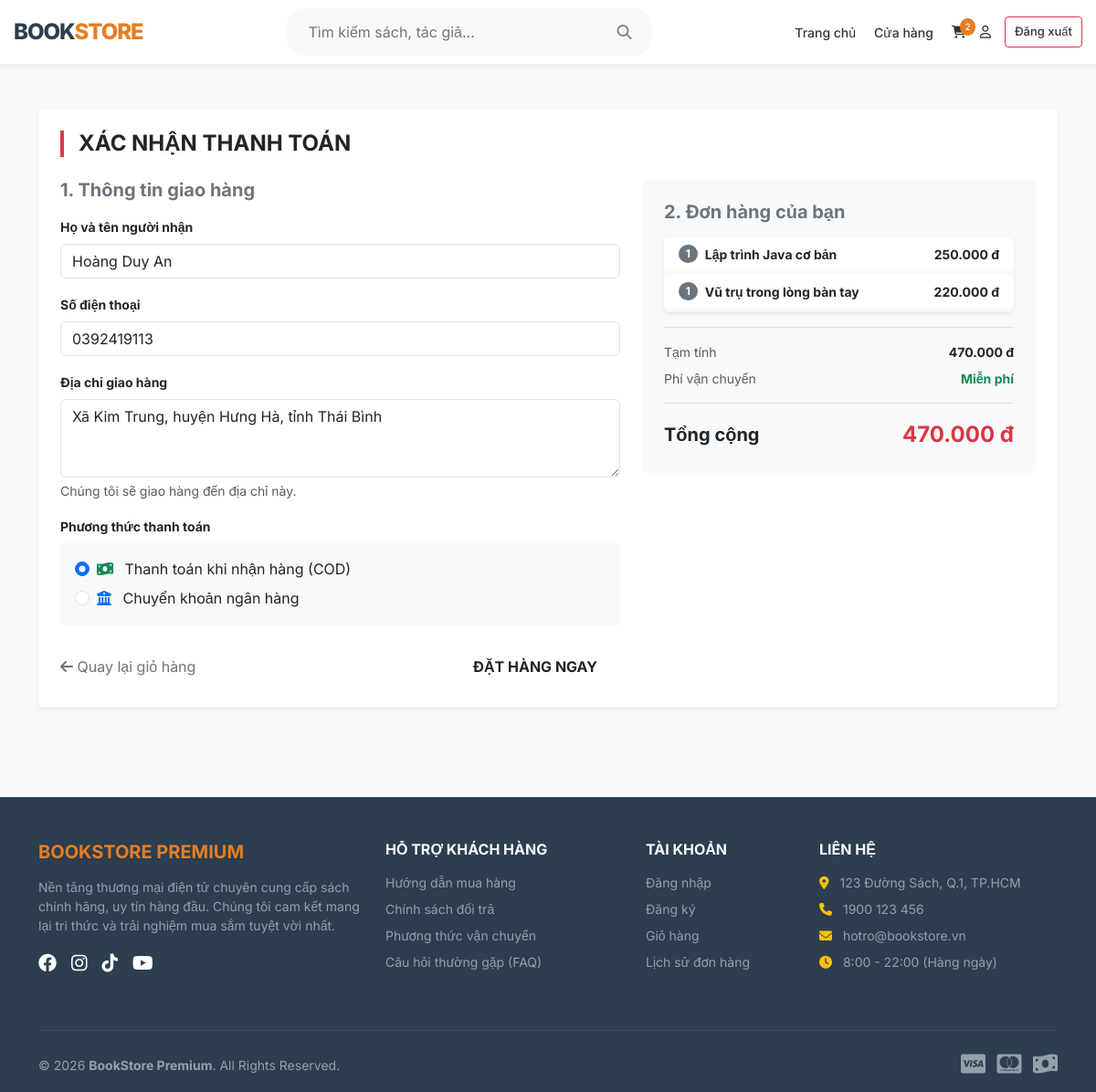
The app's page /index.php?controller=cart&action=checkoutPage (signed in) with its own data.
### tables this page shows
CREATE TABLE `khachhang` (
  `MaKH` int(11) NOT NULL,
  `HoTen` varchar(100) NOT NULL,
  `Email` varchar(100) DEFAULT NULL,
  `SDT` varchar(15) DEFAULT NULL,
  `DiaChi` varchar(255) DEFAULT NULL,
  `NgayDangKy` datetime DEFAULT current_timestamp(),
  `MaTK` int(11) DEFAULT NULL
);

CREATE TABLE `chitietgiohang` (
  `MaGH` int(11) NOT NULL,
  `MaSP` int(11) NOT NULL,
  `SoLuong` int(11) DEFAULT NULL,
  `DonGiaTamTinh` decimal(10,2) DEFAULT NULL
);

CREATE TABLE `sanpham` (
  `MaSP` int(11) NOT NULL,
  `TenSP` varchar(200) NOT NULL,
  `DonGia` decimal(10,2) NOT NULL,
  `SoLuong` int(11) DEFAULT 0,
  `MoTa` text DEFAULT NULL,
  `HinhAnh` varchar(255) DEFAULT NULL,
  `MaDM` int(11) DEFAULT NULL,
  `MaNXB` int(11) DEFAULT NULL,
  `NgayCapNhat` datetime DEFAULT current_timestamp(),
  `SoLuongDaBan` int(11) DEFAULT 0
);

### app/controllers/CartController.php (called while the page is built, shortened)
<?php
require_once __DIR__ . '/../config/db.php';
class CartController {
    public function checkoutPage() {
        global $conn;
        $maKH = $_SESSION['user']['MaKH'];
        $stmtUser = $conn->prepare("SELECT HoTen, SDT, DiaChi, Email FROM KhachHang WHERE MaKH = ?");
        $stmtUser->bind_param("i", $maKH);
        $stmtUser->execute();
        $userResult = $stmtUser->get_result();
        $userInfo = $userResult->fetch_assoc();
        $cart = [];
        $totalPrice = 0;
        $stmtGH = $conn->prepare("SELECT MaGH FROM GioHang WHERE MaKH = ?");
        $stmtGH->bind_param("i", $maKH);
        $stmtGH->execute();
        $gh = $stmtGH->get_result()->fetch_assoc();
        if ($gh) {
            $maGH = $gh['MaGH'];
            $sql = "SELECT ct.SoLuong, ct.MaSP, sp.TenSP, sp.DonGia, sp.HinhAnh
                    FROM ChiTietGioHang ct
                    JOIN SanPham sp ON ct.MaSP = sp.MaSP
                    WHERE ct.MaGH = ?";
            $stmtList = $conn->prepare($sql);
            $stmtList->bind_param("i", $maGH);
            $stmtList->execute();
            $resultList = $stmtList->get_result();
            while ($row = $resultList->fetch_assoc()) {
                $cart[$row['MaSP']] = [
                    'id'    => $row['MaSP'],
                    'name'  => $row['TenSP'],
                    'price' => $row['DonGia'],
                    'qty'   => $row['SoLuong']
                ];
                $totalPrice += $row['DonGia'] * $row['SoLuong'];
            }
        }
        require_once __DIR__ . '/../views/cart/checkout.php';
    }
}
?>

### app/views/cart/checkout.php (the view)
<?php include __DIR__ . '/../layout/header.php'; ?>
<div class="container mt-5 mb-5">
    <div class="card shadow-sm border-0">
        <div class="card-body p-4">
            <h4 class="fw-bold mb-4 text-uppercase border-start border-4 border-danger ps-3">
                Xác nhận thanh toán
            </h4>
            <div class="row">
                <div class="col-md-7">
                    <h5 class="mb-3 fw-bold text-secondary">1. Thông tin giao hàng</h5>
                    <form method="post" action="index.php?controller=cart&action=checkout">
                        <div class="mb-3">
                            <label class="form-label fw-bold small">Họ và tên người nhận</label>
                            <input type="text" name="fullname" class="form-control"
                                   value="<?= htmlspecialchars($userInfo['HoTen'] ?? '') ?>" required>
                        </div>
                        <div class="mb-3">
                            <label class="form-label fw-bold small">Số điện thoại</label>
                            <input type="text" name="phone" class="form-control"
                                   value="<?= htmlspecialchars($userInfo['SDT'] ?? '') ?>" required>
                        </div>
                        <div class="mb-3">
                            <label class="form-label fw-bold small">Địa chỉ giao hàng</label>
                            <textarea name="address" class="form-control" rows="3" required placeholder="Số nhà, tên đường, phường/xã, quận/huyện..."><?= htmlspecialchars($userInfo['DiaChi'] ?? '') ?></textarea>
                            <div class="form-text text-muted">Chúng tôi sẽ giao hàng đến địa chỉ này.</div>
                        </div>
                        <div class="mb-4">
                            <label class="form-label fw-bold small">Phương thức thanh toán</label>
                            <div class="card p-3 bg-light border-0">
                                <div class="form-check mb-2">
                                    <input class="form-check-input" type="radio" name="payment_method" id="pay1" value="TienMat" checked>
                                    <label class="form-check-label" for="pay1">
                                        <i class="fa-solid fa-money-bill-wave text-success me-2"></i> Thanh toán khi nhận hàng (COD)
                                    </label>
                                </div>
                                <div class="form-check">
                                    <input class="form-check-input" type="radio" name="payment_method" id="pay2" value="ChuyenKhoan">
                                    <label class="form-check-label" for="pay2">
                                        <i class="fa-solid fa-building-columns text-primary me-2"></i> Chuyển khoản ngân hàng
                                    </label>
                                </div>
                            </div>
                        </div>
                        <div class="d-flex justify-content-between align-items-center">
                            <a href="index.php?controller=cart" class="text-decoration-none text-secondary">
                                <i class="fa-solid fa-arrow-left"></i> Quay lại giỏ hàng
                            </a>
                            <button type="submit" class="btn btn-alpha px-4 py-2 fw-bold text-uppercase">
                                Đặt hàng ngay
                            </button>
                        </div>
                    </form>
                </div>
                <div class="col-md-5 mt-4 mt-md-0">
                    <div class="bg-light p-4 rounded-3">
                        <h5 class="mb-3 fw-bold text-secondary">2. Đơn hàng của bạn</h5>
                        <div class="list-group mb-3 shadow-sm">
                            <?php foreach ($cart as $item): ?>
                                <div class="list-group-item d-flex justify-content-between align-items-center bg-white border-0 mb-1 rounded">
                                    <div class="d-flex align-items-center">
                                        <span class="badge bg-secondary rounded-pill me-2"><?= $item['qty'] ?></span>
                                        <div>
                                            <div class="fw-bold small text-truncate" style="max-width: 180px;">
                                                <?= htmlspecialchars($item['name']) ?>
                                            </div>
                                        </div>
                                    </div>
                                    <div class="fw-bold text-dark small">
                                        <?= number_format($item['price'] * $item['qty'], 0, ',', '.') ?> đ
                                    </div>
                                </div>
                            <?php endforeach; ?>
                        </div>
                        <div class="border-top pt-3">
                            <div class="d-flex justify-content-between mb-2 small">
                                <span class="text-muted">Tạm tính</span>
                                <strong><?= number_format($totalPrice, 0, ',', '.') ?> đ</strong>
                            </div>
                            <div class="d-flex justify-content-between mb-2 small">
                                <span class="text-muted">Phí vận chuyển</span>
                                <span class="text-success fw-bold">Miễn phí</span>
                            </div>
                            <div class="d-flex justify-content-between align-items-center mt-3 pt-3 border-top">
                                <span class="fw-bold fs-5">Tổng cộng</span>
                                <span class="fw-bold text-danger fs-4"><?= number_format($totalPrice, 0, ',', '.') ?> đ</span>
                            </div>
                        </div>
                    </div>
                </div>
            </div>
        </div>
    </div>
</div>
<?php include __DIR__ . '/../layout/footer.php'; ?>

### records on screen
khachhang: fullname "Hoàng Duy An", phone "0392419113", address "Xã Kim Trung, huyện Hưng Hà, tỉnh Thái Bình"
chitietgiohang: qty "1", MaSP.TenSP "Lập trình Java cơ bản", $item['price']*$item['qty'] "250.000"
chitietgiohang: SoLuong "1", MaSP.TenSP "Vũ trụ trong lòng bàn tay", $item['price'] * $item['qty'] "220.000"

### other values on screen
$cart_count "2"
$totalPrice "470.000"
